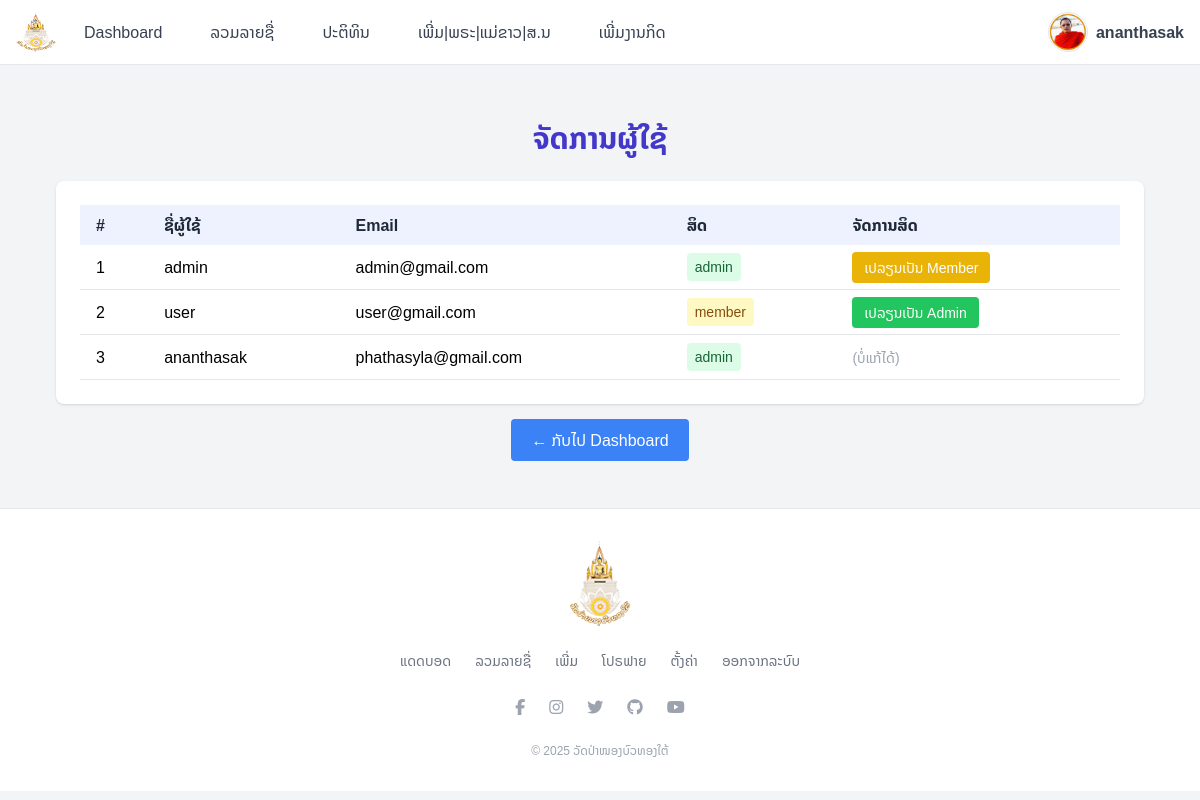
/admin/manage_users.php (signed in), run on the app's committed database.
### tables this page shows
CREATE TABLE `users` (
  `id` int(11) NOT NULL,
  `username` varchar(50) NOT NULL,
  `password` varchar(255) NOT NULL,
  `email` varchar(100) NOT NULL,
  `role` enum('admin','member') DEFAULT 'member',
  `created_at` timestamp NOT NULL DEFAULT current_timestamp(),
  `profile_image` varchar(255) DEFAULT NULL
);

### admin/manage_users.php (the view, shortened to what this page needs)
<?php
require '../db.php';
include '../header.php';
$stmt = $pdo->query("SELECT * FROM users ORDER BY id DESC");
$users = $stmt->fetchAll();
?>
<div class="p-8 max-w-6xl mx-auto">
    <h1 class="text-3xl font-bold text-center text-indigo-700 mb-6">ຈັດການຜູ້ໃຊ້</h1>
    <div class="bg-white rounded-lg shadow p-6 overflow-x-auto">
        <table class="w-full text-left">
            <thead class="bg-indigo-50 text-gray-800">
                <tr>
                    <th class="px-4 py-2">#</th>
                    <th class="px-4 py-2">ຊື່ຜູ້ໃຊ້</th>
                    <th class="px-4 py-2">Email</th>
                    <th class="px-4 py-2">ສິດ</th>
                    <th class="px-4 py-2">ຈັດການສິດ</th>
                </tr>
            </thead>
            <tbody>
                <?php foreach ($users as $i => $user): ?>
                    <tr class="border-b hover:bg-gray-50">
                        <td class="px-4 py-2"><?= $i + 1 ?></td>
                        <td class="px-4 py-2"><?= htmlspecialchars($user['username']) ?></td>
                        <td class="px-4 py-2"><?= htmlspecialchars($user['email']) ?></td>
                        <td class="px-4 py-2">
                            <span class="inline-block bg-<?= $user['role'] === 'admin' ? 'green' : 'yellow' ?>-100 text-<?= $user['role'] === 'admin' ? 'green' : 'yellow' ?>-800 px-2 py-1 rounded text-sm">
                                <?= htmlspecialchars($user['role']) ?>
                            </span>
                        </td>
                        <td class="px-4 py-2">
                            <?php if ($user['id'] != $_SESSION['user_id']): ?>
                                <?php if ($user['role'] === 'admin'): ?>
                                    <a href="?id=<?= $user['id'] ?>&change_role=member" class="bg-yellow-500 text-white px-3 py-1 rounded hover:bg-yellow-600 text-sm">ເປລຽນເປັນ Member</a>
                                <?php else: ?>
                                    <a href="?id=<?= $user['id'] ?>&change_role=admin" class="bg-green-500 text-white px-3 py-1 rounded hover:bg-green-600 text-sm">ເປລຽນເປັນ Admin</a>
                                <?php endif; ?>
                            <?php else: ?>
                                <span class="text-gray-400 text-sm">(ບໍ່ແກ້ໄດ້)</span>
                            <?php endif; ?>
                        </td>
                    </tr>
                <?php endforeach; ?>
            </tbody>
        </table>
    </div>
    <div class="text-center mt-6">
        <a href="../dashboard.php" class="bg-blue-500 text-white px-5 py-2 rounded hover:bg-blue-600">← ກັບໄປ Dashboard</a>
    </div>
</div>
<?php include '../footer.php'; ?>

### header.php (shortened to what this page needs)
<?php
$current_page = basename($_SERVER['PHP_SELF']);
function isAdmin() {
    return isset($_SESSION['role']) && $_SESSION['role'] === 'admin';
}
?>
<!DOCTYPE html>
<html lang="lo">
<head>
    <script src="https://cdn.tailwindcss.com"></script>
    <link rel="stylesheet" href="https://cdnjs.cloudflare.com/ajax/libs/font-awesome/6.0.0-beta3/css/all.min.css">
</head>
<body class="bg-gray-100">
<nav class="bg-white border-b border-gray-200 px-4 py-3 sticky top-0 z-50">
    <div class="max-w-7xl mx-auto flex justify-between items-center">
        <div class="flex items-center">
            <img src="/tem_system/assets/logo.png" alt="Logo" class="h-10 w-10 mr-4">
            <div class="hidden md:flex space-x-6">
                <a href="/tem_system/dashboard.php" class="px-3 py-2 rounded-md font-medium <?= ($current_page == 'dashboard.php') ? 'text-indigo-600 underline' : 'text-gray-700 hover:text-indigo-600' ?>">Dashboard</a>
                <a href="/tem_system/list_monks.php" class="px-3 py-2 rounded-md font-medium <?= ($current_page == 'list_monks.php') ? 'text-indigo-600 underline' : 'text-gray-700 hover:text-indigo-600' ?>">ລວມລາຍຊື່</a>
                <a href="/tem_system/event/calendar.php" class="px-3 py-2 rounded-md font-medium <?= ($current_page == 'calendar.php') ? 'text-indigo-600 underline' : 'text-gray-700 hover:text-indigo-600' ?>">ປະຕິທິນ</a>
                <?php if (isAdmin()): ?>
                    <a href="/tem_system/add_monk.php" class="px-3 py-2 rounded-md font-medium <?= ($current_page == 'add_monk.php') ? 'text-indigo-600 underline' : 'text-gray-700 hover:text-indigo-600' ?>">ເພີ່ມ|ພຣະ|ແມ່ຂາວ|ສ.ນ</a>
                    <a href="/tem_system/event/add_event.php" class="px-3 py-2 rounded-md font-medium <?= ($current_page == 'add_event.php') ? 'text-indigo-600 underline' : 'text-gray-700 hover:text-indigo-600' ?>">ເພີ່ມງານກິດ</a>
                <?php endif; ?>
            </div>
        </div>
        <div class="relative">
            <button id="userMenuButton" class="flex items-center space-x-2 focus:outline-none">
                <img src="/tem_system/uploads/<?= htmlspecialchars($_SESSION['profile_image'] ?? 'default.png') ?>" class="h-10 w-10 rounded-full border" alt="Profile">
                <span class="font-semibold text-gray-700 hidden md:inline"><?= htmlspecialchars($_SESSION['username'] ?? 'Guest') ?></span>
            </button>
        </div>
    </div>
</nav>
<div class="p-6">

### footer.php (shortened to what this page needs)
</div>
<footer class="bg-white border-t border-gray-200 mt-auto">
    <div class="max-w-7xl mx-auto py-8 px-4 flex flex-col items-center space-y-6">
        <div>
            <img src="/tem_system/assets/logo.png" alt="Your Logo" class="h-50 w-16 rounded-full">
        </div>
        <nav class="flex flex-col md:flex-row md:space-x-6 items-center text-sm text-gray-500">
            <a href="dashboard.php" class="mb-2 md:mb-0 hover:text-indigo-600 transition">ແດດບອດ</a>
            <a href="list_monks.php" class="mb-2 md:mb-0 hover:text-indigo-600 transition">ລວມລາຍຊື່</a>
            <?php if (isAdmin()): ?>
            <a href="add_monk.php" class="mb-2 md:mb-0 hover:text-indigo-600 transition">ເພີ່ມ</a>
            <?php endif; ?>
            <a href="profile/profile.php" class="mb-2 md:mb-0 hover:text-indigo-600 transition">ໂປຣຟາຍ</a>
            <a href="profile/edit_profile.php" class="mb-2 md:mb-0 hover:text-indigo-600 transition">ຕັ້ງຄ່າ</a>
            <a href="register/logout.php" class="mb-2 md:mb-0 hover:text-indigo-600 transition">ອອກຈາກລະບົບ</a>
        </nav>
        <div class="flex justify-center space-x-6">
            <a href="#" class="text-gray-400 hover:text-indigo-600 transition"><i class="fab fa-facebook-f"></i></a>
            <a href="#" class="text-gray-400 hover:text-indigo-600 transition"><i class="fab fa-instagram"></i></a>
            <a href="#" class="text-gray-400 hover:text-indigo-600 transition"><i class="fab fa-twitter"></i></a>
            <a href="#" class="text-gray-400 hover:text-indigo-600 transition"><i class="fab fa-github"></i></a>
            <a href="#" class="text-gray-400 hover:text-indigo-600 transition"><i class="fab fa-youtube"></i></a>
        </div>
        <p class="text-center text-gray-400 text-xs">&copy; 2025 ວັດປ່າໜອງບົວທອງໃຕ້</p>
    </div>
</footer>
</body>
</html>

### header.php (style rules this page uses)
body { font-family: 'Noto Sans Lao', sans-serif; }

### data on the page
users: username "admin", email "admin@gmail.com", role "admin"
users: username "user", email "user@gmail.com", role "member"
users: username "ananthasak", email "phathasyla@gmail.com", role "admin", shows "(ບໍ່ແກ້ໄດ້)"

### other printed values
$_SESSION['username'] "ananthasak"
